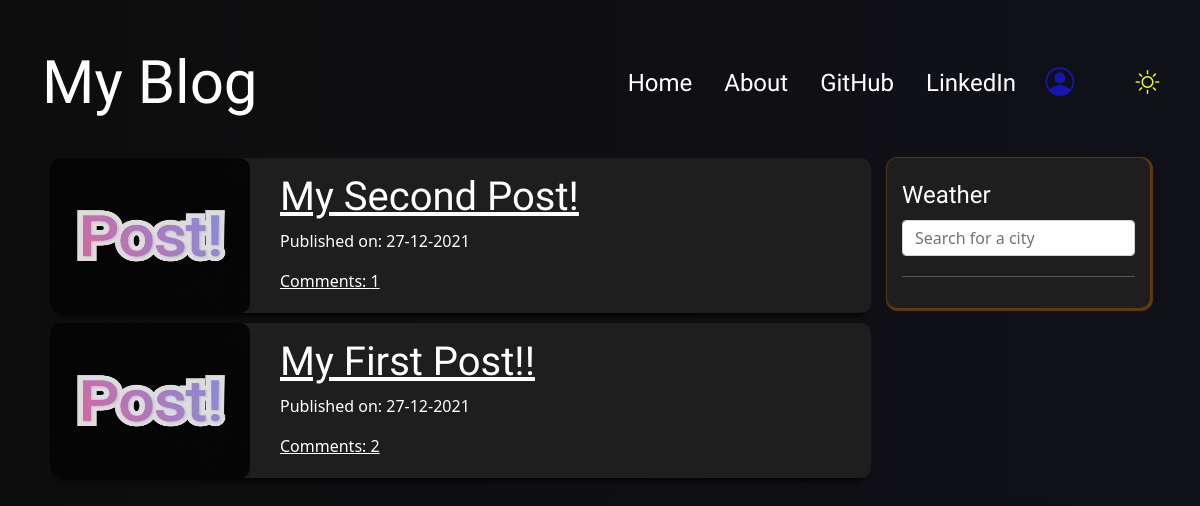
The app's page /, older data.
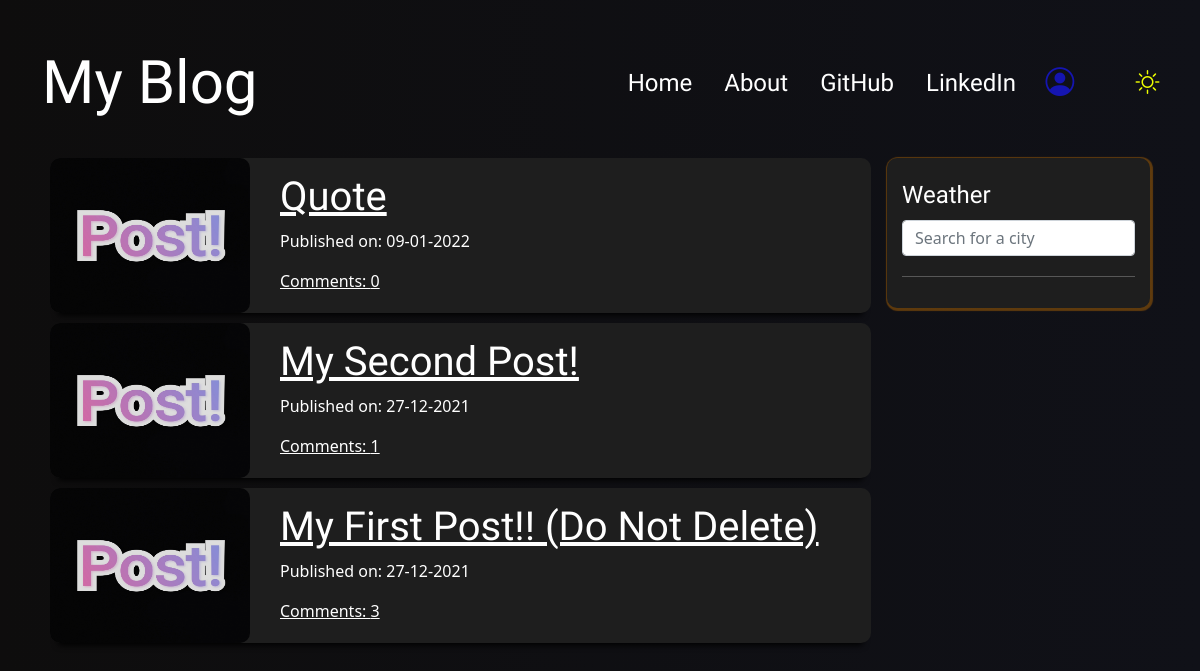
The same page, newer data.
### blog_app/models.py (models this page shows, shortened)
class Post(models.Model):
    author = models.ForeignKey('auth.User',on_delete=models.CASCADE)
    title = models.CharField(max_length= 200)
    text = models.TextField()
    created_date= models.DateTimeField(default=timezone.now)
    published_date = models.DateTimeField(blank=True,null=True)
    def approve_comments(self):
        return self.comments.filter(approved_comment=True)

### blog_app/views.py (the view)
# urls.py: path('',views.PostListView.as_view(),name='post_list'),
class PostListView(ListView):
    model = Post
    def get_queryset(self):
        return Post.objects.filter(published_date__lte=timezone.now()).order_by('-published_date')

### blog_app/templates/blog_app/post_list.html (shortened to what this page needs)
{% extends 'blog_app/base.html' %}
{% block content %}
<div class="centerstage">
    {% for post in post_list %}
    <div class="post postblock">
        <div class="">
            <a class="imageRedirect" target="_blank" rel="noreferrer noopener"><img src="/static/pictures/PostPlaceholder.jpg" title="" alt="Loading pictures from unsplash.com..." id="unsplashImageId" class="unsplashImage" alt=""></a>
        </div>
        <h1 class='posttitle'><a href="{% url 'post_detail' pk=post.pk %}"> {{ post.title }}</a></h1>
        <div class="date">
            <p>Published on: {{ post.published_date|date:'d-m-Y' }}</p>
        </div>
        <a href="{% url 'post_detail' pk=post.pk %}">Comments: {{ post.approve_comments.count }}</a>
    </div>
    {% empty %}
    <p class="postblock postcontent">No Posts.</p>
    {% endfor %}
</div>
{% endblock %}
{% block weather %}
<div class="weather-api">
     <h1 class='weatherfont mt-2'>Weather</h1>
     <input class='form-control city' id='city' type="text" placeholder="Search for a city">
    <div class="">
        <div class='description' id="description"></div>
        <hr>
    </div>
</div>
    </div>
    {% endblock %}

### blog_app/templates/blog_app/base.html (shortened to what this page needs)
<!DOCTYPE html>
{% load static %}
<html lang="en">
<head>
    <link href="https://cdn.jsdelivr.net/npm/bootstrap@5.1.3/dist/css/bootstrap.min.css" rel="stylesheet">
    <link rel="stylesheet" href="//cdn.jsdelivr.net/npm/medium-editor@latest/dist/css/medium-editor.min.css" type="text/css" media="screen" charset="utf-8">
    <link rel="stylesheet" href="{% static 'css/blog.css' %}">
</head>
<body>
    <nav class="navbar navbar-expand-lg techfont">
        <div class="container-fluid" id="navbarContent">
            <a class="navbar-brand nav-padding link-text-brand" id="bigbrand" href="{% url 'post_list' %}">My Blog</a>
          <div class="collapse navbar-collapse nav-fill" id="navbarSupportedContent">
             <ul class="nav nav-pills ms-auto nav-fill">
                <li class="nav-item"><a class="nav-link link-text" aria-current="page" href="{% url 'post_list' %}">Home</a></li>
                <li class="nav-item"><a class="nav-link link-text" aria-current="page" href="{% url 'about' %}">About</a></li>
                <li class="nav-item"><a class="nav-link link-text" aria-current="page" href="https://www.github.com/ancilnf/" target="_blank" rel="noreferrer noopener">GitHub</a></li>
                <li class="nav-item"><a class="nav-link link-text" aria-current="page" href="https://www.linkedin.com/in/ancil-fernandes/" target="_blank" rel="noreferrer noopener">LinkedIn</a></li>
              {% if user.is_authenticated %}
               <li class="nav-item"><a class="nav-link link-text " aria-current="page" style="text-align: end; color: rgb(8, 128, 14);" href="{% url 'post_new' %}">New Post</a></li>
               <li class="nav-item"><a class="nav-link link-text" aria-current="page" href="{% url 'post_draft_list' %}">Drafts</a></li>
               <li class="nav-item"><a class="nav-link bigbrand" style="color: rgb(93, 79, 180);">Welcome: {{ user.username }}</a></li>
               <li class="nav-item"><a class="nav-link link-primary link-text-log" title="Log Out" aria-current="page" href="{% url 'logout' %}"><i class="bi bi-person-x-fill"></i></a></li>
              {% else %}
               <li class="nav-item"><a class="nav-link link-primary link-text-log" title="Log In" aria-current="page" href="{% url 'login' %}"><i class="bi bi-person-circle"></i></a></li>
              {% endif %}
             </ul>
            </div>
            <div class="switch">
              <label class="switch__label bi-brightness-high center" for="switchld"></label>
            </div>
        </div>
      </nav>
      <div class="content container loader">
        <div class="d-flex flex-row">
          <div class="col-9 p-2">
              <div class="blog_posts">
                {% block content %}
                {% endblock %}
              </div>
            </div>
            <div class="col-3 p-2">
             {% block weather %}
             {% endblock %}
            </div>
          </div>
    <link rel="stylesheet" href="https://cdn.jsdelivr.net/npm/bootstrap-icons@1.7.2/font/bootstrap-icons.css">
</body>
</html>

### blog_app/static/css/blog.css (style rules this page uses)
:root { --bg-mode: linear-gradient(270deg, #101118,#0e0d0d); --form-bg-mode: rgb(30, 30, 30); --comment-bg-mode: rgb(0, 0, 0); --color: rgb(255, 255, 255); --mode-icon-color: rgb(251, 255, 0); --box-shadow: 0 10px 6px -8px rgb(0, 0, 0); }
body { background: var(--bg-mode); background-size: cover; height: 100%; color: var(--color); }
.techfont { font-family: 'Staatliches', cursive; font-size: 1.5em; margin-bottom: 10px; }
a img { font: 20px impact; overflow:none; line-height: 1.7; background-size: cover; }
a { color:var(--color); }
.postblock { background-color: var(--form-bg-mode); box-shadow: var(--box-shadow); border-radius: 10px; padding: 15px 10px 20px 15px; margin-bottom: 10px; }
.nav-padding { padding: 30px; }
.link-text-log { color:rgb(21, 21, 177); background: 10px 10px; background-color: red; transition: 0.5s; transform: scale(1.2); }
.link-text { color: var(--color); transition: 0.5s; }
.link-text-brand { transition: 0.5s; }
#bigbrand { color: var(--color); font-family: 'Roboto Condensed', sans-serif; font-size: 2.5em; }
.centerstage { margin-right: auto; margin-left: auto; }
.posttitle { font-family: 'Roboto Condensed', sans-serif; font-size: 2.5em; text-align: left; }
@media (min-width: 1000px) { .postblock { width: 100%; } }
@media (min-width: 1000px) { .content { padding-top: 150px; } }
.switch { width: 100px; text-align: center; }
.switch__label { color: var(--mode-icon-color); transition: 0.5s; }
.weather-api { border-radius: 10px; background-color: var(--form-bg-mode); padding: 15px; box-shadow: 1px 1px 1px 2px rgba(214, 121, 0, 0.404); }
.description { color: slateblue; padding: 2px; text-align: left; font-size: 2em; font-family: 'Open Sans', sans-serif; text-transform: capitalize; }
.city { padding-top: 5px; padding-bottom: 5px; max-width: 100%; }
.weatherfont { font-family: 'Staatliches', cursive; font-size: 1.5em; margin-bottom: 10px; }
.unsplashImageDesktop { opacity:0.85; height:155px; width:200px; float: left; position:relative; top:-15px; left:-15px; border-radius: 10px; margin-right:15px; }

Row changes from the older to the newer data that the page shows:
added Post: title "Quote", published_date "09-01-2022", approve_comments.count "0"
changed Post: title "My First Post!!" → "My First Post!! (Do Not Delete)"; approve_comments.count "2" → "3"
